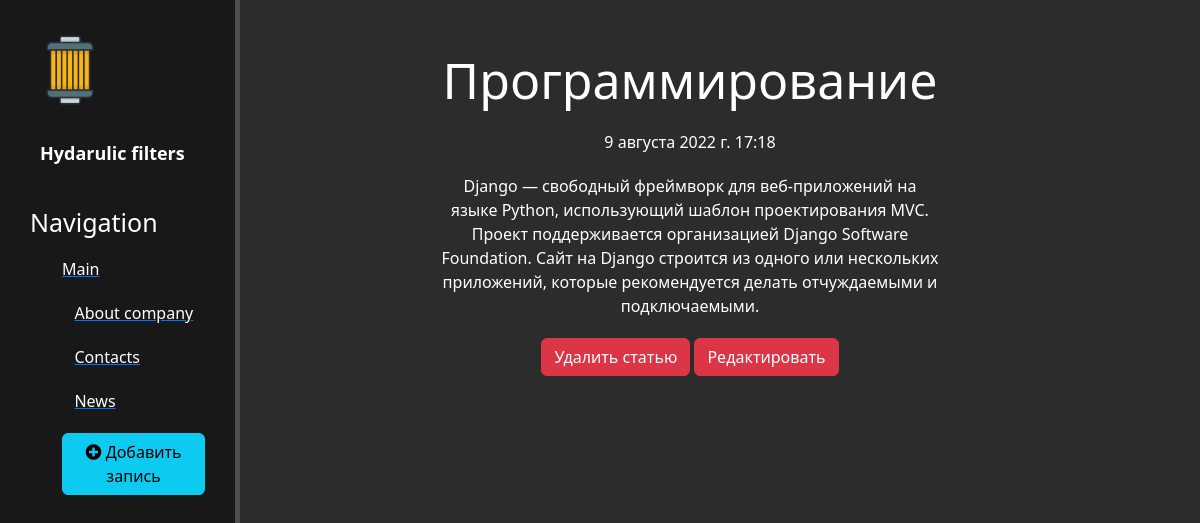
Page /news/4 on the committed database.
### news/models.py (models this page shows, shortened)
class Articles(models.Model):
    class Meta:
        verbose_name = 'Новость'
        verbose_name_plural = 'Новости'
    title = models.CharField('Название', max_length=50)
    anons = models.CharField('Анонс', max_length=250)
    full_text = models.TextField('Статья')
    date = models.DateTimeField('Дата публикации')

### news/views.py (the view)
# urls.py: path('<int:pk>', views.NewsDetailView.as_view(), name = 'news-detail'),
class NewsDetailView(DetailView):
    model = Articles
    template_name = 'news/details_view.html'
    context_object_name = 'article'

### news/templates/news/details_view.html (shortened to what this page needs)
{% extends 'main/layout.html' %}
{% block content %}
    <div class="features">
        <h1>{{ article.title }}</h1>
        <p>{{ article.date }}</p>
        <p>{{ article.full_text }}</p>
        <a href="{% url 'news-delete' article.id %}" class="btn btn-danger">Удалить статью</a>
        <a href="{% url 'news-update' article.id %}" class="btn btn-danger">Редактировать</a>
    </div>
{% endblock %}

### main/static/main/css/main.css (style rules this page uses)
body { background: #2c2c2c; }
main .features { float: left; color: #fff; margin-top: 100px; text-align: center; width: 75%; }
main .features h1 { font-size: 50px; margin-top: -50px; }
main .features p { max-width: 500px; margin: 20px auto; }

### rows in the picture
Articles: title "Программирование", date "9 августа 2022 г. 17:18", full_text "Django — свободный фреймворк для веб-приложений на языке Python, использующий шаблон проектирования MVC. Проект поддерживается организацией Django Software Foundation. Сайт на Django строится из одного или нескольких приложений, которые рекомендуется делать отчуждаемыми и подключаемыми."
